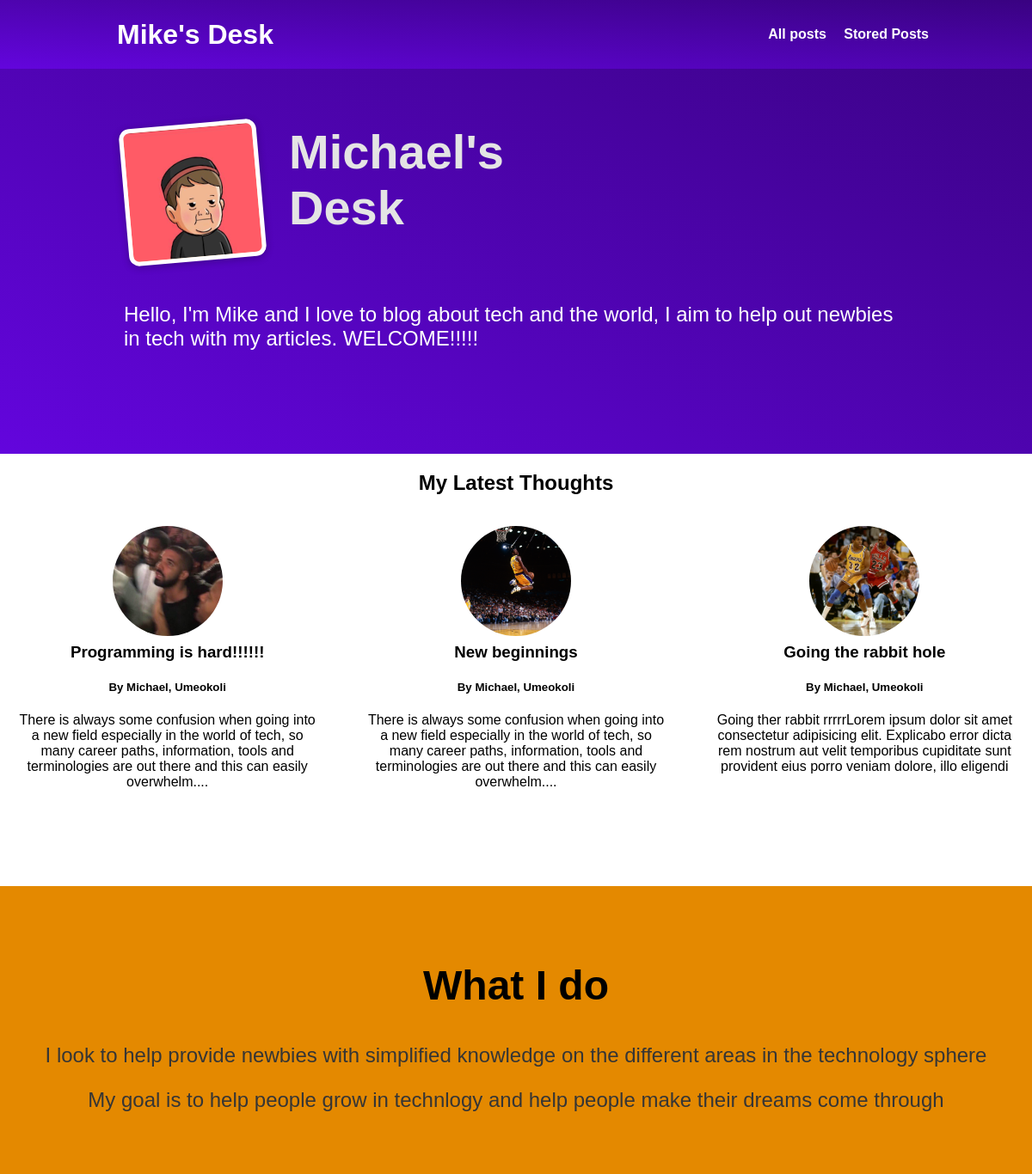
The page / on the database its author committed.
### blog/models.py (models this page shows, shortened)
class Post(models.Model):
    Title = models.CharField(max_length=100)
    Excerpt = models.CharField(max_length=200)
    image = models.ImageField(upload_to = "posts", null=True)
    Date= models.DateField(auto_now=True)
    slug= models.SlugField(unique=True,  db_index=True)
    Content = models.TextField(validators=[MinLengthValidator(10)])
    author = models.ForeignKey(Author, on_delete=models.SET_NULL,null=True, related_name="posts")
    tags= models.ManyToManyField(Tag)

class Author (models.Model):
    First_name = models.CharField(max_length=100)
    Last_name = models.CharField(max_length=100)
    Email = models.EmailField(max_length = 250)
    def __str__(self):
        return f"{self.First_name}, {self.Last_name}"

### blog/views.py (the view)
# urls.py: path( "",IndexPage.as_view(), name="index"),
class IndexPage(ListView):
    template_name = "blog/index.html"
    model = Post
    ordering = ["-Date"]
    context_object_name = "posts"
    def get_queryset(self):
        queryset = super().get_queryset()
        data = queryset[:3]
        return data

### blog/templates/blog/index.html (shortened to what this page needs)
{% extends 'base.html' %}
{% load static %}
{% block css_files %}
<link rel="stylesheet" href="{% static 'blog/index.css' %}" />
<link rel="stylesheet" href="{% static 'blog/post.css' %}" />
{% endblock css_files %}
{% block content %}
<section id="welcome">
  <header>
    <img src="{% static 'blog/images/hasbullah.jpg' %}" alt="my picture" />
    <h2>Michael's Desk</h2>
  </header>
  <p>
    Hello, I'm Mike and I love to blog about tech and the world, I aim to help
    out newbies in tech with my articles. WELCOME!!!!!
  </p>
</section>
<section id="latest-posts">
  <h2>My Latest Thoughts</h2>
  <ul>
    {% for post in posts %}
    {% include 'blog/includes/post.html' %}
    {% endfor %}
  </ul>
</section>
<section id="about">
  <h2>What I do</h2>
  <p>
    I look to help provide newbies with simplified knowledge on the different
    areas in the technology sphere
  </p>
  <p>My goal is to help people  grow in technlogy and help people make their dreams come through</p>
</section>
{% endblock content %}

### blog/templates/blog/includes/post.html
<li>
  <article class="post">
    <a href="{% url 'post-detail-page' post.slug %}">
      <img src="{{ post.image.url }}" alt="{{post.title}}"/>
      <div class="post__content">
        <h3>{{post.Title}}</h3>
        <h5>By {{post.author}}</h5>
        <p>{{post.Excerpt}}</p>
      </div>
    </a>
  </article>
</li>

### static/style.css (style rules this page uses)
* { box-sizing: border-box; }
html { font-family: 'Trebuchet MS', 'Lucida Sans Unicode', 'Lucida Grande', 'Lucida Sans', Arial, sans-serif; }
body { margin: 0; }
h1, h2, h3 { font-weight: bold; }

### blog/static/blog/index.css (style rules this page uses)
#welcome { background: linear-gradient(to right top, #6305dd, #390281); padding: 6rem 12%; }
#welcome header { display: flex; align-items: flex-start; margin: 3rem auto; }
#welcome img { width: 10rem; height: 10rem; object-fit: cover; object-position: top; border: 5px solid white; border-radius: 12px; background-color: #ffe1bf; transform: rotateZ(-5deg); box-shadow: 0 2px 8px rgba(0, 0, 0, 0.25); }
#welcome h2 { font-size: 3.5rem; margin: 0 0 0 2rem; color: #e4e4e4; width: 10rem; }
#welcome p { color: white; font-size: 1.5rem; }
#latest-posts h2 { text-align: center; }
#latest-posts ul { list-style: none; margin: 0; padding: 0; display: flex; gap: 1rem; }
#latest-posts li { flex: 1; }
#about { text-align: center; padding: 3rem; background-color: #e48900; margin-top: 5rem; }
#about h2 { font-size: 3rem; }
#about p { font-size: 1.5rem; color: #353535; }

### blog/static/blog/post.css (style rules this page uses)
.post { display: flex; flex-direction: column; align-items: center; text-align: center; }
.post a { text-decoration: none; color: black; transition: all 0.2s ease; padding: 1rem; }
.post img { width: 8rem; height: 8rem; object-fit: cover; border-radius: 50%; }
.post h3 { margin: 0.25rem 0; }

### rows shown on the page
Post: image (picture), Title "Programming is hard!!!!!!", author "Michael, Umeokoli", Excerpt "There is always some confusion when going into a new field especially in the world of tech, so many career paths, information, tools and terminologies are out there and this can easily overwhelm...."
Post: image (picture), Title "New beginnings", author "Michael, Umeokoli", Excerpt "There is always some confusion when going into a new field especially in the world of tech, so many career paths, information, tools and terminologies are out there and this can easily overwhelm...."
Post: image (picture), Title "Going the rabbit hole", author "Michael, Umeokoli", Excerpt "Going ther rabbit rrrrrLorem ipsum dolor sit amet consectetur adipisicing elit. Explicabo error dicta rem nostrum aut velit temporibus cupiditate sunt provident eius porro veniam dolore, illo eligendi"
